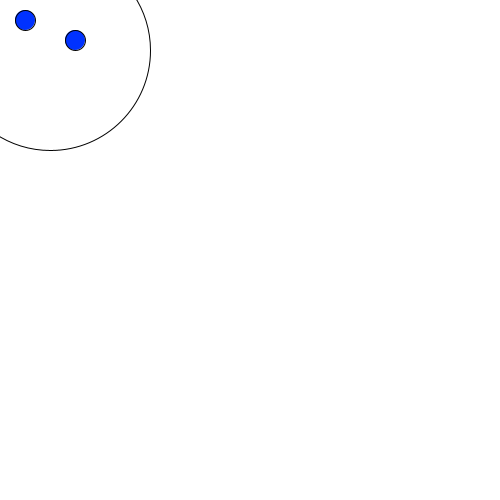
Frame 1 (no input)
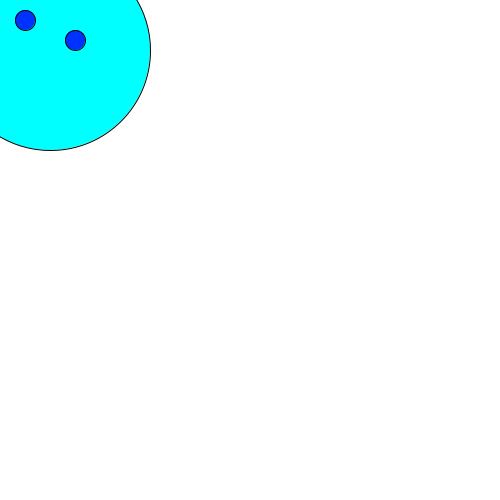
Frame 60 (the mouse pressed at the canvas centre just before this capture)
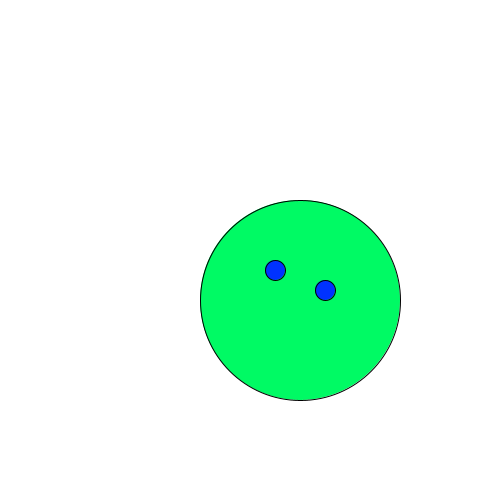
Frame 120 (the mouse held since frame 60 and released just before this capture)

The Processing sketch that drew these frames (run headless with seeded random() and noise(); from frame 60 on, the mouse is pressed at the canvas centre):

// Processing sketch: processing_106365
// ── processing_106365.pde

int counter;
 
void setup() {  //setup function called initially, only once
  size(500, 500);
  background(255);  //set background white
}
 
void draw() {  //draw function loops 
 
    background(255);
 
    //fill(0,25,255);
 
    ellipse(mouseX+50,mouseY+50,200,200);
 
    // eyes
    fill(0,50,255);
    ellipse(mouseX+75,mouseY+40,20,20);
    ellipse(mouseX+25,mouseY+20,20,20);
 

    if (mousePressed){
        fill(0,250,100);

    }
    else {
        fill(0,255,255);
    }
 
 
}
